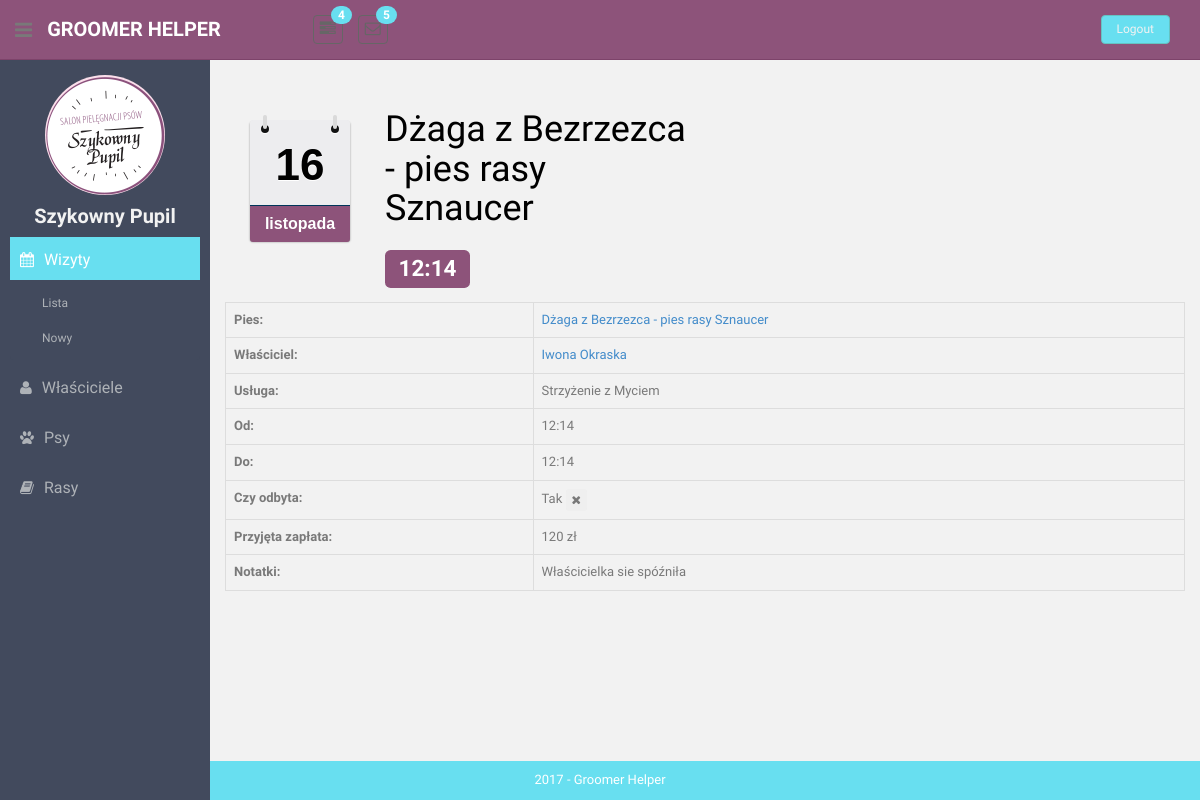
/visits/1/, run on the app's committed database.
### visits/models.py (models this page shows)
class Visit(models.Model):
    start = models.DateTimeField(null=False)
    stop = models.DateTimeField(null=False)
    animal = models.ForeignKey(Animal, on_delete=models.CASCADE, )
    service = models.TextField(max_length=100, blank=False, null=False, unique=True)
    happened = models.BooleanField(null=False, default=False)
    money_taken = models.PositiveIntegerField(null=True)
    notes = models.TextField(max_length=100, blank=True, null=False)
    def __str__(self):
        return "".join([self.animal.name, " o ", str(self.start.hour)])
    __str__.short_description = "Opis"

### animals/models.py (models this page shows, shortened)
class Animal(models.Model):
    GENDER_CHOICES = [
        (True, 'Male'),
        (False, 'Female'),
    ]
    name = models.TextField(max_length=100, blank=True, null=True)
    gender = models.BooleanField(choices=GENDER_CHOICES)
    breed = models.ForeignKey(Breed, on_delete=models.CASCADE)
    color = models.TextField(max_length=100, blank=True, null=True)
    photo = models.ImageField(upload_to='animal-avatars/', default='animal-avatars/None/no-img.png')
    notes = models.TextField(max_length=200, blank=True, null=True)
    owner = models.ForeignKey(
        Owner,
        on_delete=models.CASCADE,
    )
    def __str__(self):
        return "".join([self.name, " - ", self.breed.species, " rasy ", self.breed.name])

### breeds/models.py (models this page shows, shortened)
class Breed(models.Model):
    SIZE_CHOICES = [
        ('miniature', 'Miniature'),
        ('medium', 'Medium'),
        ('large', 'Large'),
        ('giant', 'Giant'),
    ]
    name = models.TextField(max_length=100, blank=False, null=False, unique=True)
    species = models.TextField(max_length=50, blank=False, default='dog')
    size = models.TextField(max_length=20, blank=True, choices=SIZE_CHOICES)
    grooming_notes = models.TextField(max_length=50, blank=True, null=False)
    hair_type = models.TextField(max_length=50, blank=True, null=False)
    weight = models.IntegerField(default=20, blank=False, null=False)
    photo = models.ImageField(null=True)

### owners/models.py (models this page shows)
class Owner(models.Model):
    full_name = models.TextField(max_length=100, blank=True, null=True)
    phone_number = models.TextField(max_length=20, blank=False, null=False)
    email = models.EmailField(max_length=100, blank=True, null=True)
    location = models.TextField(max_length=200, blank=True, null=True)
    recommended_by = models.ForeignKey('Owner', null=True, on_delete=models.CASCADE)
    def __str__(self):
        return "".join(self.full_name)

### visits/views.py (the view)
# urls.py: path('<int:pk>/', views.VisitDetailsView.as_view(), name='visit-details'),
class VisitDetailsView(DetailView):
    template_name = "visits/details.html"
    model = Visit
    def get_context_data(self, **kwargs):
        context = super().get_context_data(**kwargs)
        return context

### templatetags/templatetags/my_templatetags.py (called while the page is built)
@register.simple_tag(takes_context=True)
def active(context, pattern_or_urlname):
    try:
        pattern = '^' + reverse(pattern_or_urlname)
    except NoReverseMatch:
        pattern = pattern_or_urlname
    path = context['request'].path
    if re.search(pattern, path):
        return 'active'
    return ''

### templates/visits/details.html
{% extends 'details.html' %}
{% load l10n %}
{% block profile-header%}
      <div class="col-md-1" style="display: block; float: left">
        <br>
        <p class="my_calendar">
            {{ visit.start|date:'d' }}<em>{{ visit.start|date:'E'|localize }}</em>
        </p>
    </div>
    <h1 style="margin-left: 150px; color:black ">{{ visit.animal }} </h1>
    <h2 style="margin-left: 150px;: "><span class="label label-info bg-theme02">{{ visit.start|date:'h:i' }} </span></h2>
{% endblock %}
{% block details %}
    <table class="table table-bordered">
        <tr>
            <td><strong>Pies: </strong></td>
            <td> <a href="{% url 'animal-details' visit.animal.id  %}"> {{ visit.animal}}</a></td>
        </tr>
        <tr>
            <td><strong>Właściciel: </strong></td>
            <td> <a href="{% url 'owner-details' visit.animal.owner.id %}"> {{ visit.animal.owner }}</a></td>
        </tr>
        <tr>
            <td><strong> Usługa: </strong></td>
            <td>{{ visit.service}}</td>
        </tr>
        <tr>
            <td><strong> Od: </strong></td>
            <td>{{ visit.start|date:'H:i'}}</td>
        </tr>
        <tr>
            <td><strong> Do: </strong></td>
            <td>{{ visit.stop|date:'H:i'}}</td>
        </tr>
        <tr>
            <td><strong> Czy odbyta: </strong></td>
            <td>{{  visit.happened|yesno:"Tak,Nie" }}
                    {% if visit.happened %} <button class="btn btn-theme05 btn-xs"><i class="fa fa-times "></i></button>
                    {% else %}<button class="btn btn-success btn-xs"><i class="fa fa-check"></i></button>
                    {% endif %}
            </td>
        </tr>
        <tr>
            <td><strong> Przyjęta zapłata: </strong></td>
            <td>{{ visit.money_taken }} zł</td>
        </tr>
        <tr>
            <td><strong> Notatki: </strong></td>
            <td>{{ visit.notes}}</td>
        </tr>
    </table>
{% endblock %}

### static/css/style.css (style rules this page uses)
a, a:hover, a:focus { text-decoration: none; outline: none; }
.bg-theme02 { color: #fff; background-color: #8d537a; }
.my_calendar { margin:.25em 10px 10px 0; padding-top:5px; float:left; width:100px; height:120px; background:#ededef; font:bold 44px/80px Arial Black,Arial,Helvetica,sans-serif; text-align:center; color:#000; text-shadow:#fff 0 1px 0; -moz-border-radius:3px; -webkit-border-radius:3px; border-radius:3px; position:relative; -moz-box-shadow:0 2px 2px #888; -webkit-box-shadow:0 2px 2px #888; box-shadow:0 2px 2px #888 }
.my_calendar em { display:block; font:normal bold 16px/36px Arial,Helvetica,sans-serif; color:#fff; text-shadow:#8a5175 0 -1px 0; background: #8d537a ; -moz-border-radius-bottomright:3px; -webkit-border-bottom-right-radius:3px; border-bottom-right-radius:3px; -moz-border-radius-bottomleft:3px; -webkit-border-bottom-left-radius:3px; border-bottom-left-radius:3px; border-top:1px solid #00365a }
.my_calendar:before,.my_calendar:after { content:''; float:left; position:absolute; top:5px; width:8px; height:8px; background:#111; z-index:1; -moz-border-radius:10px; -webkit-border-radius:10px; border-radius:10px; -moz-box-shadow:0 1px 1px #fff; -webkit-box-shadow:0 1px 1px #fff; box-shadow:0 1px 1px #fff }
.my_calendar:before { left:11px }
.my_calendar:after { right:11px }
.my_calendar em:before,.my_calendar em:after { content:''; float:left; position:absolute; top:-5px; width:4px; height:14px; background:#dadada; z-index:2; -moz-border-radius:2px; -webkit-border-radius:2px; border-radius:2px }
.my_calendar em:before { left:13px }
.my_calendar em:after { right:13px }

### data on the page
Visit: start "16", start "listopada", animal "Dżaga z Bezrzezca - pies rasy Sznaucer", start "12:14", animal.owner "Iwona Okraska", service "Strzyżenie z Myciem", stop "12:14", happened "Tak", money_taken "120", notes "Właścicielka sie spóźniła"
